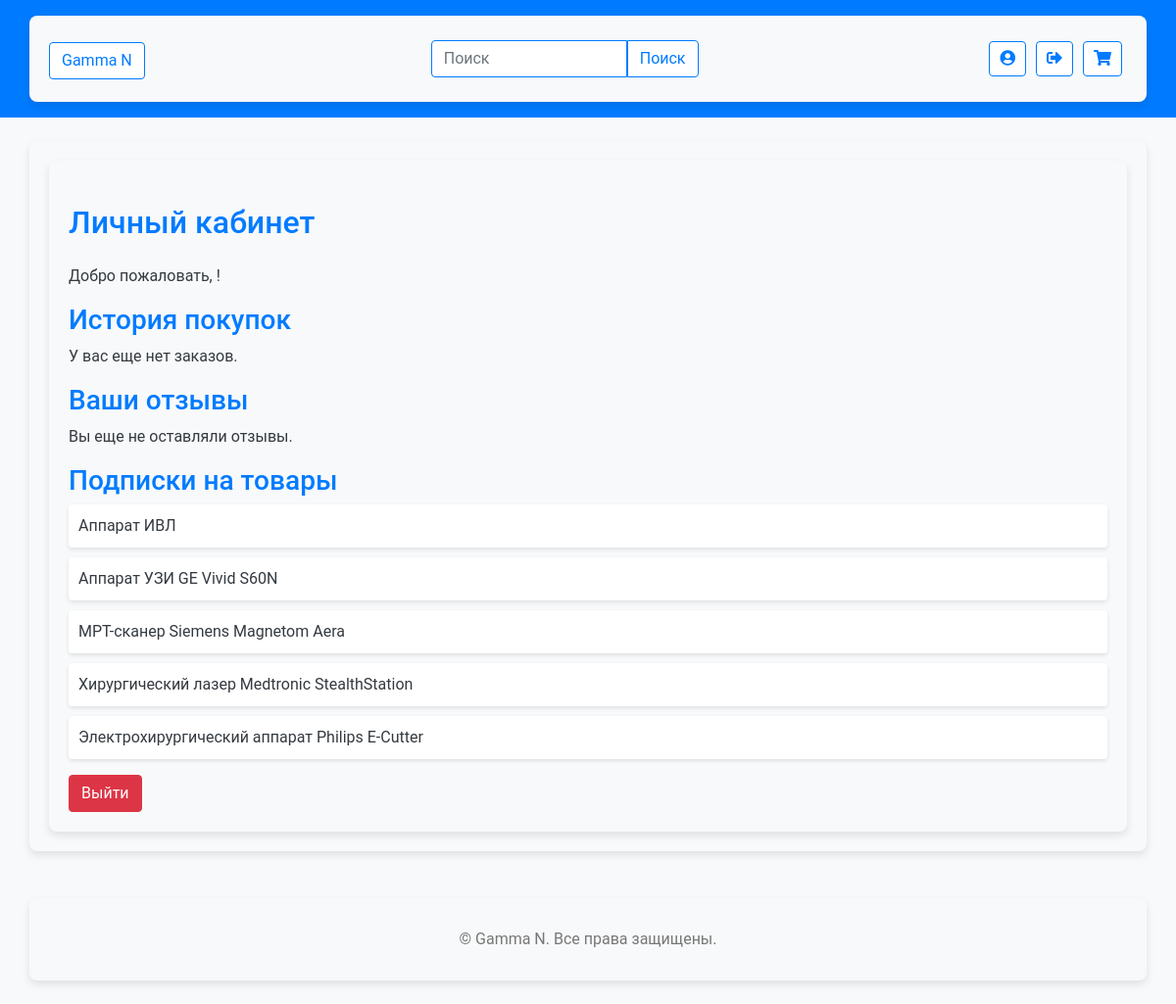
/accounts/profile/ (signed in), run on the app's committed database.
### store/models.py (models this page shows, shortened)
class Product(models.Model):
    category = models.ForeignKey(
        Category,
        related_name='products',
        on_delete=models.CASCADE,
        null=True,
        blank=True
    )
    name = models.CharField("Название", max_length=255)
    slug = models.SlugField("URL", max_length=255, unique=True)
    description = models.TextField("Описание")
    price = models.DecimalField("Цена", max_digits=10, decimal_places=2)
    image = models.ImageField("Изображение", upload_to='products/')
    available = models.BooleanField("Доступно", default=True)
    stock = models.PositiveIntegerField("Количество на складе", default=0)
    specifications = models.TextField("Технические характеристики", blank=True)
    instructions = models.FileField("Инструкции", upload_to='instructions/', blank=True)
    certificates = models.FileField("Сертификаты", upload_to='certificates/', blank=True)
    is_special_offer = models.BooleanField("Специальное предложение", default=False)
    manufacturer = models.ForeignKey(
        Manufacturer,
        related_name='products',
        on_delete=models.CASCADE,
        null=True,
        blank=True,
        verbose_name="Производитель"
    )
    discount = models.DecimalField("Скидка %", max_digits=5, decimal_places=2, default=0)
    class Meta:
        verbose_name = "Продукт"
        verbose_name_plural = "Продукты"
        ordering = ('name',)
        indexes = [
            models.Index(fields=['id', 'slug']),
        ]

### accounts/views.py (the view)
# urls.py: path('profile/', views.profile, name='profile'),
@login_required
def profile(request):
    notifications = request.user.notifications.filter(read=False)
    orders = Order.objects.filter(user=request.user)
    reviews = Review.objects.filter(user=request.user)
    subscriptions = Subscription.objects.filter(user=request.user)
    subscribed_products = Product.objects.filter(subscriptions__user=request.user)
    return render(request, 'accounts/profile.html', {
        'notifications': notifications,
        'orders': orders,
        'reviews': reviews,
        'subscriptions': subscriptions,
        'subscribed_products': subscribed_products,
    })

### accounts/templates/accounts/profile.html (shortened to what this page needs)
{% extends 'store/base.html' %}
{% block content %}
<div class="container">
    <h2 class="my-4">Личный кабинет</h2>
    <p>Добро пожаловать, {{ request.user.first_name }}!</p>
    <h3>История покупок</h3>
    {% if orders %}
    <ul>
        {% for order in orders %}
        <li>Заказ №{{ order.id }} от {{ order.created|date:"d.m.Y" }} на сумму {{ order.get_total_cost }} руб.</li>
        {% endfor %}
    </ul>
    {% else %}
    <p>У вас еще нет заказов.</p>
    {% endif %}
    <h3>Ваши отзывы</h3>
    {% if reviews %}
    <ul>
        {% for review in reviews %}
        <li>
            <strong>{{ review.product.name }}</strong> - Оценка: {{ review.rating }}<br>
            {{ review.comment }}
        </li>
        {% endfor %}
    </ul>
    {% else %}
    <p>Вы еще не оставляли отзывы.</p>
    {% endif %}
    <h3>Подписки на товары</h3>
    {% if subscribed_products %}
    <ul>
        {% for product in subscribed_products %}
        <li>{{ product.name }}</li>
        {% endfor %}
    </ul>
    {% else %}
    <p>У вас нет подписок на товары.</p>
    {% endif %}
    <form method="post" action="{% url 'logout' %}">
    <button type="submit" class="btn btn-danger">Выйти</button>
</form>
</div>
{% endblock %}

### store/static/store/css/styles.css (style rules this page uses)
body { font-family: 'Roboto', sans-serif; color: #333; }
.container { padding-top: 20px; padding-bottom: 20px; background-color: #f8f9fa; padding: 20px; border-radius: 8px; box-shadow: 0 4px 8px rgba(0, 0, 0, 0.1); }
h2, h3 { color: #007bff; }
ul { list-style-type: none; padding: 0; }
ul li { background-color: #fff; margin-bottom: 10px; padding: 10px; border-radius: 4px; box-shadow: 0 2px 4px rgba(0, 0, 0, 0.1); }

### data on the page
Product: name "Аппарат ИВЛ"
Product: name "Аппарат УЗИ GE Vivid S60N"
Product: name "МРТ-сканер Siemens Magnetom Aera"
Product: name "Хирургический лазер Medtronic StealthStation"
Product: name "Электрохирургический аппарат Philips E-Cutter"
